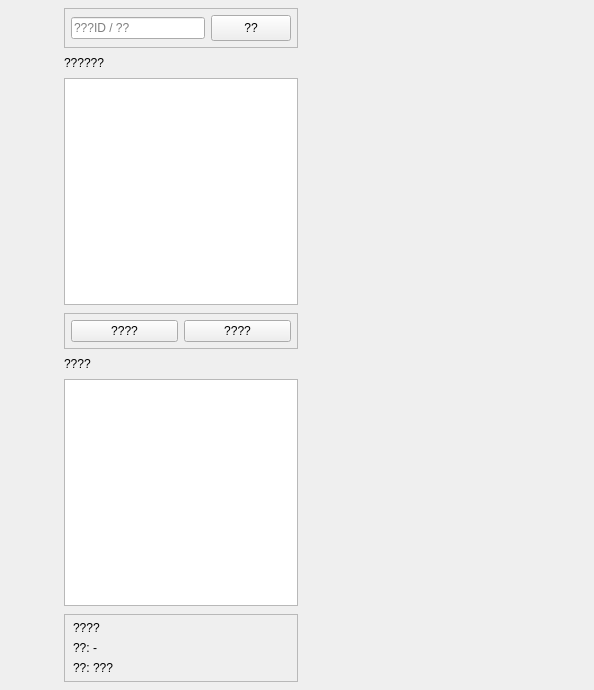
<?xml version="1.0" encoding="UTF-8"?>
<ui version="4.0">
 <class>ChatDialog</class>
 <widget class="QDialog" name="ChatDialog">
  <property name="geometry">
   <rect>
    <x>0</x>
    <y>0</y>
    <width>594</width>
    <height>690</height>
   </rect>
  </property>
  <property name="windowTitle">
   <string>Dialog</string>
  </property>
  <layout class="QHBoxLayout" name="horizontalLayout">
   <property name="spacing">
    <number>0</number>
   </property>
   <property name="leftMargin">
    <number>0</number>
   </property>
   <property name="topMargin">
    <number>0</number>
   </property>
   <property name="rightMargin">
    <number>0</number>
   </property>
   <property name="bottomMargin">
    <number>0</number>
   </property>
   <item>
    <widget class="QWidget" name="side_bar" native="true">
     <property name="sizePolicy">
      <sizepolicy hsizetype="Fixed" vsizetype="Expanding">
       <horstretch>0</horstretch>
       <verstretch>0</verstretch>
      </sizepolicy>
     </property>
     <property name="minimumSize">
      <size>
       <width>56</width>
       <height>0</height>
      </size>
     </property>
     <property name="maximumSize">
      <size>
       <width>56</width>
       <height>16777215</height>
      </size>
     </property>
     <layout class="QVBoxLayout" name="verticalLayout_4">
      <property name="spacing">
       <number>30</number>
      </property>
      <property name="leftMargin">
       <number>10</number>
      </property>
      <property name="topMargin">
       <number>30</number>
      </property>
      <property name="rightMargin">
       <number>0</number>
      </property>
      <property name="bottomMargin">
       <number>0</number>
      </property>
      <item>
       <widget class="QWidget" name="widget_2" native="true">
        <property name="minimumSize">
         <size>
          <width>29</width>
          <height>29</height>
         </size>
        </property>
        <layout class="QVBoxLayout" name="verticalLayout_5">
         <property name="spacing">
          <number>30</number>
         </property>
         <property name="leftMargin">
          <number>0</number>
         </property>
         <property name="topMargin">
          <number>0</number>
         </property>
         <property name="rightMargin">
          <number>0</number>
         </property>
         <property name="bottomMargin">
          <number>0</number>
         </property>
         <item>
          <widget class="QLabel" name="side_head_lb">
           <property name="minimumSize">
            <size>
             <width>35</width>
             <height>35</height>
            </size>
           </property>
           <property name="maximumSize">
            <size>
             <width>35</width>
             <height>35</height>
            </size>
           </property>
           <property name="text">
            <string/>
           </property>
          </widget>
         </item>
         <item>
          <widget class="StateWidget" name="side_chat_lb" native="true">
           <property name="minimumSize">
            <size>
             <width>30</width>
             <height>30</height>
            </size>
           </property>
           <property name="maximumSize">
            <size>
             <width>30</width>
             <height>30</height>
            </size>
           </property>
          </widget>
         </item>
         <item>
          <widget class="StateWidget" name="side_player_lb" native="true">
           <property name="minimumSize">
            <size>
             <width>30</width>
             <height>30</height>
            </size>
           </property>
           <property name="maximumSize">
            <size>
             <width>30</width>
             <height>30</height>
            </size>
           </property>
          </widget>
         </item>
         <item>
          <widget class="StateWidget" name="side_contact_lb" native="true">
           <property name="minimumSize">
            <size>
             <width>30</width>
             <height>30</height>
            </size>
           </property>
           <property name="maximumSize">
            <size>
             <width>30</width>
             <height>30</height>
            </size>
           </property>
          </widget>
         </item>
        </layout>
       </widget>
      </item>
      <item>
       <widget class="QWidget" name="widget" native="true"/>
      </item>
      <item>
       <spacer name="verticalSpacer">
        <property name="orientation">
         <enum>Qt::Vertical</enum>
        </property>
        <property name="sizeHint" stdset="0">
         <size>
          <width>20</width>
          <height>40</height>
         </size>
        </property>
       </spacer>
      </item>
     </layout>
    </widget>
   </item>
   <item>
    <widget class="QWidget" name="chat_user_wid" native="true">
     <property name="sizePolicy">
      <sizepolicy hsizetype="Preferred" vsizetype="Expanding">
       <horstretch>0</horstretch>
       <verstretch>0</verstretch>
      </sizepolicy>
     </property>
     <property name="minimumSize">
      <size>
       <width>250</width>
       <height>0</height>
      </size>
     </property>
     <property name="maximumSize">
      <size>
       <width>250</width>
       <height>16777215</height>
      </size>
     </property>
     <layout class="QVBoxLayout" name="verticalLayout">
      <property name="spacing">
       <number>0</number>
      </property>
      <property name="leftMargin">
       <number>0</number>
      </property>
      <property name="topMargin">
       <number>0</number>
      </property>
      <property name="rightMargin">
       <number>0</number>
      </property>
      <property name="bottomMargin">
       <number>0</number>
      </property>
      <item>
       <widget class="QStackedWidget" name="stackedWidget_2">
        <property name="minimumSize">
         <size>
          <width>250</width>
          <height>0</height>
         </size>
        </property>
        <property name="currentIndex">
         <number>1</number>
        </property>
        <widget class="QWidget" name="page">
         <layout class="QVBoxLayout" name="verticalLayout_2">
          <property name="spacing">
           <number>0</number>
          </property>
          <property name="leftMargin">
           <number>0</number>
          </property>
          <property name="topMargin">
           <number>0</number>
          </property>
          <property name="rightMargin">
           <number>0</number>
          </property>
          <property name="bottomMargin">
           <number>0</number>
          </property>
          <item>
           <widget class="QWidget" name="search_wid" native="true">
            <property name="minimumSize">
             <size>
              <width>0</width>
              <height>60</height>
             </size>
            </property>
            <property name="maximumSize">
             <size>
              <width>16777215</width>
              <height>60</height>
             </size>
            </property>
            <layout class="QHBoxLayout" name="horizontalLayout_2">
             <property name="spacing">
              <number>6</number>
             </property>
             <property name="leftMargin">
              <number>9</number>
             </property>
             <property name="topMargin">
              <number>9</number>
             </property>
             <property name="rightMargin">
              <number>9</number>
             </property>
             <property name="bottomMargin">
              <number>9</number>
             </property>
             <item>
              <widget class="CustomizeEdit" name="search_edit">
               <property name="minimumSize">
                <size>
                 <width>0</width>
                 <height>24</height>
                </size>
               </property>
               <property name="maximumSize">
                <size>
                 <width>16777215</width>
                 <height>24</height>
                </size>
               </property>
              </widget>
             </item>
             <item>
              <spacer name="horizontalSpacer">
               <property name="orientation">
                <enum>Qt::Horizontal</enum>
               </property>
               <property name="sizeType">
                <enum>QSizePolicy::Fixed</enum>
               </property>
               <property name="sizeHint" stdset="0">
                <size>
                 <width>5</width>
                 <height>20</height>
                </size>
               </property>
              </spacer>
             </item>
             <item>
              <widget class="ClickedBtn" name="add_btn">
               <property name="minimumSize">
                <size>
                 <width>24</width>
                 <height>24</height>
                </size>
               </property>
               <property name="maximumSize">
                <size>
                 <width>24</width>
                 <height>24</height>
                </size>
               </property>
               <property name="text">
                <string/>
               </property>
              </widget>
             </item>
            </layout>
           </widget>
          </item>
          <item>
           <widget class="SearchList" name="search_list"/>
          </item>
          <item>
           <widget class="ChatUserList" name="chat_user_list">
            <property name="minimumSize">
             <size>
              <width>250</width>
              <height>0</height>
             </size>
            </property>
            <property name="maximumSize">
             <size>
              <width>250</width>
              <height>16777215</height>
             </size>
            </property>
           </widget>
          </item>
          <item>
           <widget class="ContactUserList" name="con_user_list"/>
          </item>
         </layout>
        </widget>
        <widget class="QWidget" name="page_2">
         <layout class="QVBoxLayout" name="verticalLayout_media_left">
          <property name="spacing">
           <number>8</number>
          </property>
          <property name="leftMargin">
           <number>8</number>
          </property>
          <property name="topMargin">
           <number>8</number>
          </property>
          <property name="rightMargin">
           <number>8</number>
          </property>
          <property name="bottomMargin">
           <number>8</number>
          </property>
          <item>
           <widget class="QFrame" name="frame_stream_search">
            <property name="frameShape">
             <enum>QFrame::StyledPanel</enum>
            </property>
            <layout class="QHBoxLayout" name="horizontalLayout_stream_search">
             <property name="leftMargin"><number>6</number></property>
             <property name="topMargin"><number>6</number></property>
             <property name="rightMargin"><number>6</number></property>
             <property name="bottomMargin"><number>6</number></property>
             <item>
              <widget class="QLineEdit" name="edit_stream_search">
               <property name="placeholderText"><string>???ID / ??</string></property>
              </widget>
             </item>
             <item>
              <widget class="QPushButton" name="btn_stream_search">
               <property name="minimumSize"><size><width>56</width><height>26</height></size></property>
               <property name="text"><string>??</string></property>
              </widget>
             </item>
            </layout>
           </widget>
          </item>
          <item>
           <widget class="QLabel" name="lb_stream_list_title">
            <property name="text"><string>??????</string></property>
           </widget>
          </item>
          <item>
           <widget class="QListWidget" name="list_streams"/>
          </item>
          <item>
           <widget class="QFrame" name="frame_session_bar">
            <property name="frameShape"><enum>QFrame::StyledPanel</enum></property>
            <layout class="QHBoxLayout" name="horizontalLayout_session_bar">
             <property name="leftMargin"><number>6</number></property>
             <property name="topMargin"><number>6</number></property>
             <property name="rightMargin"><number>6</number></property>
             <property name="bottomMargin"><number>6</number></property>
             <item><widget class="QPushButton" name="btn_create_session"><property name="text"><string>????</string></property></widget></item>
             <item><widget class="QPushButton" name="btn_join_session"><property name="text"><string>????</string></property></widget></item>
            </layout>
           </widget>
          </item>
          <item>
           <widget class="QLabel" name="lb_session_list_title">
            <property name="text"><string>????</string></property>
           </widget>
          </item>
          <item>
           <widget class="QListWidget" name="list_sessions">
            <property name="minimumSize"><size><width>0</width><height>120</height></size></property>
           </widget>
          </item>
          <item>
           <widget class="QFrame" name="frame_collab_info">
            <property name="frameShape"><enum>QFrame::StyledPanel</enum></property>
            <layout class="QVBoxLayout" name="verticalLayout_collab_info">
             <property name="leftMargin"><number>8</number></property>
             <property name="topMargin"><number>6</number></property>
             <property name="rightMargin"><number>8</number></property>
             <property name="bottomMargin"><number>6</number></property>
             <item><widget class="QLabel" name="lb_collab_title"><property name="text"><string>????</string></property></widget></item>
             <item><widget class="QLabel" name="lb_collab_master"><property name="text"><string>??: -</string></property></widget></item>
             <item><widget class="QLabel" name="lb_collab_mode"><property name="text"><string>??: ???</string></property></widget></item>
            </layout>
           </widget>
          </item>
         </layout>
        </widget>
       </widget>
      </item>
     </layout>
    </widget>
   </item>
   <item>
    <widget class="QStackedWidget" name="stackedWidget">
     <property name="minimumSize">
      <size>
       <width>50</width>
       <height>0</height>
      </size>
     </property>
     <property name="currentIndex">
      <number>3</number>
     </property>
     <widget class="ChatPage" name="chat_page"/>
     <widget class="ApplyFriendPage" name="friend_apply_page"/>
     <widget class="FriendInfoPage" name="friend_info_page"/>
     <widget class="mediaplayerpage" name="media_player_page"/>
    </widget>
   </item>
  </layout>
 </widget>
 <customwidgets>
  <customwidget>
   <class>CustomizeEdit</class>
   <extends>QLineEdit</extends>
   <header>customizeedit.h</header>
  </customwidget>
  <customwidget>
   <class>ClickedBtn</class>
   <extends>QPushButton</extends>
   <header>clickedbtn.h</header>
  </customwidget>
  <customwidget>
   <class>ChatUserList</class>
   <extends>QListWidget</extends>
   <header>chatuserlist.h</header>
  </customwidget>
  <customwidget>
   <class>SearchList</class>
   <extends>QListWidget</extends>
   <header>searchlist.h</header>
  </customwidget>
  <customwidget>
   <class>ContactUserList</class>
   <extends>QListWidget</extends>
   <header location="global">contactuserlist.h</header>
  </customwidget>
  <customwidget>
   <class>ApplyFriendPage</class>
   <extends>QWidget</extends>
   <header location="global">applyfriendpage.h</header>
   <container>1</container>
  </customwidget>
  <customwidget>
   <class>ChatPage</class>
   <extends>QWidget</extends>
   <header location="global">chatpage.h</header>
   <container>1</container>
  </customwidget>
  <customwidget>
   <class>StateWidget</class>
   <extends>QWidget</extends>
   <header location="global">statewidget.h</header>
   <container>1</container>
  </customwidget>
  <customwidget>
   <class>FriendInfoPage</class>
   <extends>QWidget</extends>
   <header location="global">friendinfopage.h</header>
   <container>1</container>
  </customwidget>
  <customwidget>
   <class>mediaplayerpage</class>
   <extends>QWidget</extends>
   <header location="global">mediaplayerpage.h</header>
   <container>1</container>
  </customwidget>
 </customwidgets>
 <resources/>
 <connections/>
</ui>
